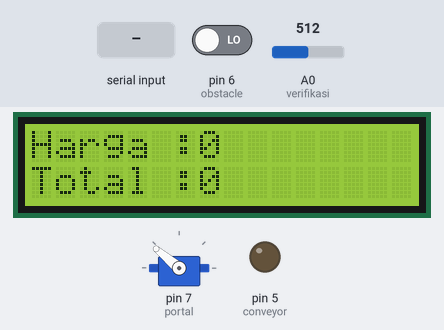
The sketch below on a simulated Arduino Uno, built with avr-gcc and run on an emulated ATmega328P. On the bench: 16×2 character LCD, servo, output pins drawn as LEDs (lit = HIGH). The test bench sets the inputs (shaded band); at power-on: A0 (verifikasi) = 512, pin 6 (obstacle) LOW. What the sketch prints to the serial monitor is not drawn.

Above: at 3.2 s.
3.3 s: A0 (verifikasi) set to 489
At 4.0 s:
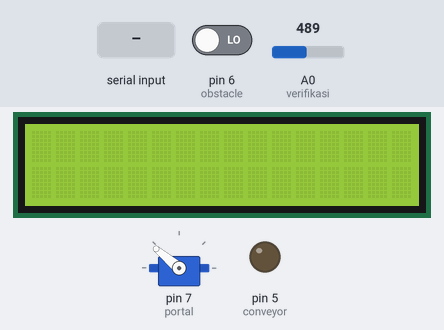
6.3 s: "90,45\n" received over the second serial link
At 7.2 s:
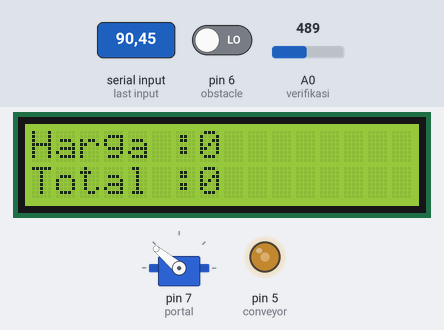
9.3 s: pin 6 (obstacle) driven HIGH
At 10.6 s:
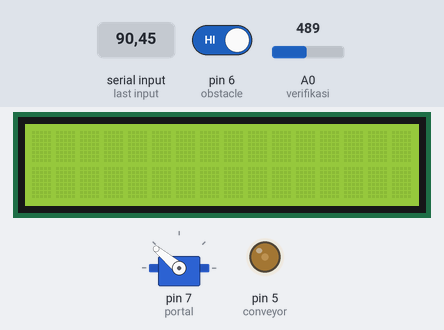
12.3 s: pin 6 (obstacle) driven LOW
At 13.2 s:
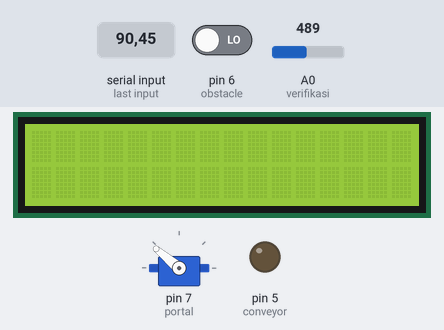
15.3 s: "30,150\n" received over the second serial link
At 16.4 s:
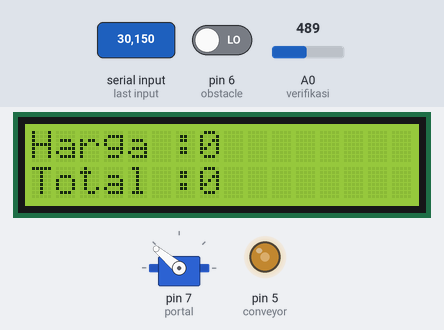
18.3 s: "0\n" received over the second serial link
At 22.0 s:
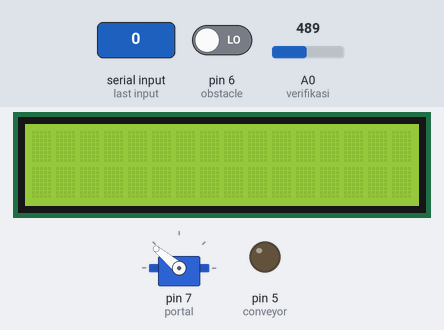
Timing chart, 0 to 23.5 s (numbered marks = the images above; inputs shaded):
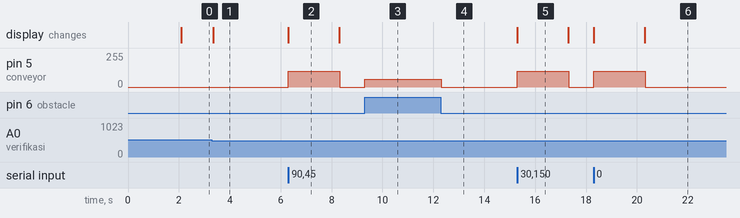

Measured:
- the behaviour switches between 500 and 499 on A0 (verifikasi) (found by bisection; images 0 and 1)
- after the input at 3.3 s, the display: changes after 0.05 s (image 1)
- after the input at 6.3 s, pin 5 (conveyor): 0/255 → 120/255 at once, → 0/255 2.0 s later; the display: changes at once (image 2)
- after the input at 9.3 s, pin 5 (conveyor): 0/255 → 58/255 at once
- after the input at 12.3 s, pin 5 (conveyor): 58/255 → 0/255 at once
- after the input at 15.3 s, pin 5 (conveyor): 0/255 → 120/255 at once, → 0/255 2.0 s later; the display: changes at once (image 5)
- after the input at 18.3 s, pin 5 (conveyor): 0/255 → 120/255 at once, → 0/255 2.0 s later; the display: first changes at once (image 6 shows a later state)

The sketch:

Kasir_Otomatis.ino
```cpp
#include <LiquidCrystal_I2C.h> // Library modul I2C LCD
LiquidCrystal_I2C lcd(0x27, 16, 2);
#include <Servo.h>
Servo portal;
#include<SoftwareSerial.h>
SoftwareSerial scaner_qr(3, 2);
String kode;
int baca_nodemcu;

int conveyor = 5, obstacle = 6, verifikasi = A0;
void setup() {
  // put your setup code here, to run once:
  Serial.begin(9600);
  scaner_qr.begin(9600);
  lcd.backlight();
  lcd.init();
  portal.attach(7);
  lcd.setCursor(5, 0);
  lcd.print("KASIR");
  lcd.setCursor(3, 1);
  lcd.print("OTOMATIS");
  pinMode(conveyor, OUTPUT);
  pinMode(obstacle, INPUT);

  analogWrite(conveyor, 0);
  portal.write(140);
  //Serial.println("Memulai Scanner");
  delay(2000);
  lcd.clear();

}

int  jumlah, total_item, kunci;

void loop() {
  // put your main code here, to run repeatedly:
  lcd.setCursor(0, 0);
  lcd.print("Harga : ");
  lcd.setCursor(7, 0);
  lcd.print(jumlah);

  lcd.setCursor(0, 1);
  lcd.print("Total : ");
  lcd.setCursor(7, 1);
  lcd.print(total_item);
  cek_benda();

  baca_nodemcu = analogRead(verifikasi);

  if (baca_nodemcu > 600) {
    portal.write(70);
  }
  if (baca_nodemcu < 500) {
    lcd.clear();
    portal.write(140);
    total_item = 0;
    jumlah = 0;
  }


}


void cek_benda() {
  if (digitalRead(obstacle) == HIGH) {
    analogWrite(conveyor, 58);
    kunci = 0;
  }
  else {
    analogWrite(conveyor, 0);
    if (scaner_qr.available() > 0) {
      analogWrite(conveyor, 120);
      kode = scaner_qr.readString();
      //Serial.println(kode);

      total_item = total_item + 1;
      delay(1000);

      if (kunci == 0) {
        jumlah = jumlah + kode.toInt();
        //Serial.println(jumlah);
        kirim();
        kode = "";
      }
      kunci = 1;
    }
  }

}


void kirim() {
  Serial.print("*");
  Serial.print(jumlah);
  Serial.print(",");
  Serial.println("#");
}
```
